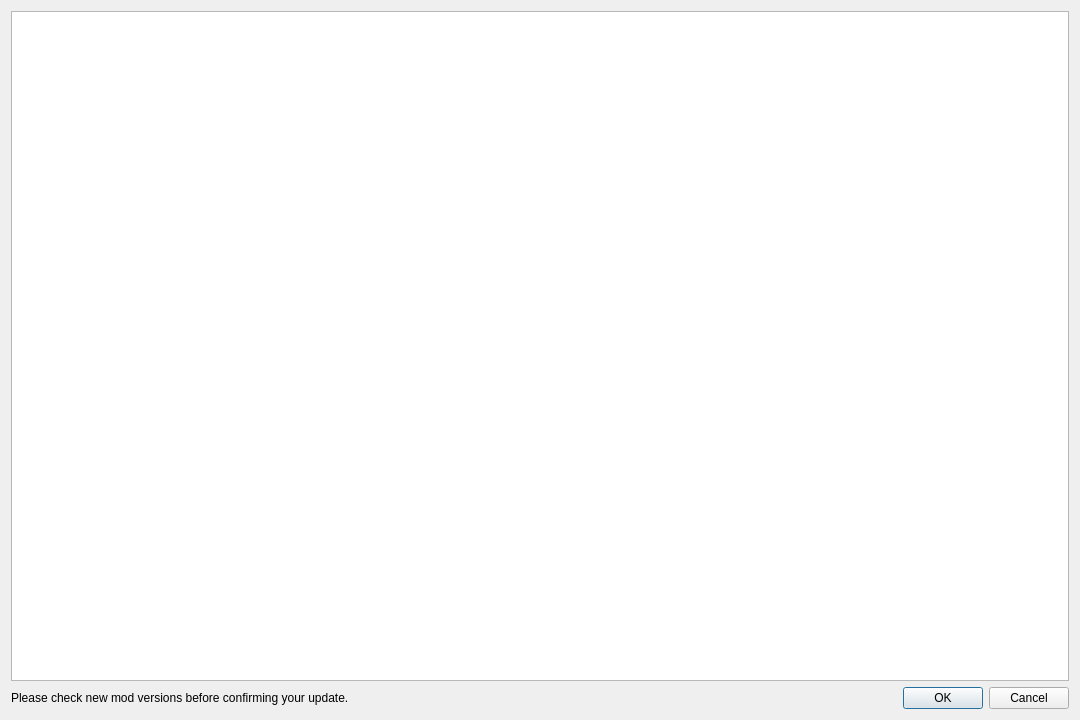
<?xml version="1.0" encoding="UTF-8"?>
<ui version="4.0">
 <class>LocalModUpdateDialog</class>
 <widget class="QDialog" name="LocalModUpdateDialog">
  <property name="geometry">
   <rect>
    <x>0</x>
    <y>0</y>
    <width>1080</width>
    <height>720</height>
   </rect>
  </property>
  <property name="windowTitle">
   <string>Confirm Updates</string>
  </property>
  <layout class="QGridLayout" name="gridLayout">
   <item row="1" column="1">
    <widget class="QDialogButtonBox" name="buttonBox">
     <property name="orientation">
      <enum>Qt::Horizontal</enum>
     </property>
     <property name="standardButtons">
      <set>QDialogButtonBox::Cancel|QDialogButtonBox::Ok</set>
     </property>
     <property name="centerButtons">
      <bool>false</bool>
     </property>
    </widget>
   </item>
   <item row="1" column="0">
    <widget class="QLabel" name="label">
     <property name="text">
      <string>Please check new mod versions before confirming your update.</string>
     </property>
    </widget>
   </item>
   <item row="0" column="0" colspan="2">
    <widget class="QTreeView" name="updateTreeView">
     <property name="verticalScrollMode">
      <enum>QAbstractItemView::ScrollPerPixel</enum>
     </property>
     <property name="rootIsDecorated">
      <bool>false</bool>
     </property>
    </widget>
   </item>
  </layout>
 </widget>
 <resources/>
 <connections>
  <connection>
   <sender>buttonBox</sender>
   <signal>accepted()</signal>
   <receiver>LocalModUpdateDialog</receiver>
   <slot>accept()</slot>
   <hints>
    <hint type="sourcelabel">
     <x>260</x>
     <y>670</y>
    </hint>
    <hint type="destinationlabel">
     <x>157</x>
     <y>274</y>
    </hint>
   </hints>
  </connection>
  <connection>
   <sender>buttonBox</sender>
   <signal>rejected()</signal>
   <receiver>LocalModUpdateDialog</receiver>
   <slot>reject()</slot>
   <hints>
    <hint type="sourcelabel">
     <x>328</x>
     <y>670</y>
    </hint>
    <hint type="destinationlabel">
     <x>286</x>
     <y>274</y>
    </hint>
   </hints>
  </connection>
 </connections>
</ui>
